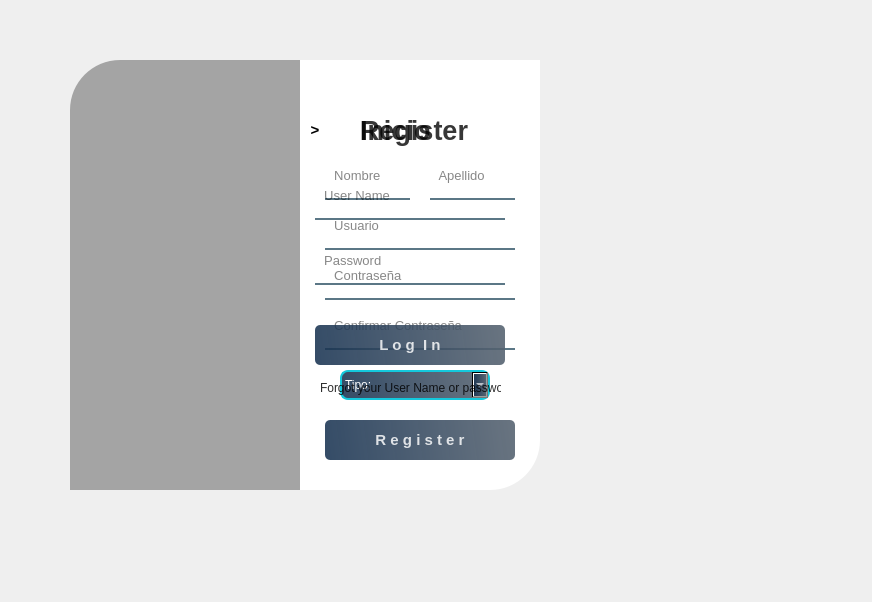
<?xml version="1.0" encoding="UTF-8"?>
<ui version="4.0">
 <class>Form</class>
 <widget class="QWidget" name="Form">
  <property name="geometry">
   <rect>
    <x>0</x>
    <y>0</y>
    <width>872</width>
    <height>602</height>
   </rect>
  </property>
  <property name="windowTitle">
   <string>Form</string>
  </property>
  <widget class="QWidget" name="widget" native="true">
   <property name="geometry">
    <rect>
     <x>30</x>
     <y>30</y>
     <width>550</width>
     <height>500</height>
    </rect>
   </property>
   <property name="styleSheet">
    <string notr="true">QPushButton#pushButton, #pushButton_6, #pushButton_7{
	background-color: qlineargradient(spread:pad, x1:0, y1:0.505682, x2:1, y2:0.477, stop:0 rgba(11, 131, 120, 219), stop:1 rgba(85, 98, 112, 226));
	color:rgba(255, 255, 255, 210);
	border-radius:5px;
}

QPushButton#pushButton:hover, #pushButton_6:hover, #pushButton_7:hover{
	background-color: qlineargradient(spread:pad, x1:0, y1:0.505682, x2:1, y2:0.477, stop:0 rgba(150, 123, 111, 219), stop:1 rgba(85, 81, 84, 226));
}

QPushButton#pushButton:pressed, #pushButton_6:pressed, #pushButton_7:pressed{
	padding-left:5px;
	padding-top:5px;
	background-color:rgba(150, 123, 111, 255);
}

QPushButton#pushButton_2, #pushButton_3, #pushButton_4, #pushButton_5{
	background-color: rgba(0, 0, 0, 0);
	color:rgba(85, 98, 112, 255);
}

QPushButton#pushButton_2:hover, #pushButton_3:hover, #pushButton_4:hover, #pushButton_5:hover{
	color: rgba(131, 96, 53, 255);
}

QPushButton#pushButton_2:pressed, #pushButton_3:pressed, #pushButton_4:pressed, #pushButton_5:pressed{
	padding-left:5px;
	padding-top:5px;
	color:rgba(91, 88, 53, 255);
}

</string>
   </property>
   <widget class="QLabel" name="label">
    <property name="geometry">
     <rect>
      <x>40</x>
      <y>30</y>
      <width>280</width>
      <height>430</height>
     </rect>
    </property>
    <property name="styleSheet">
     <string notr="true">border-image: url(:/images/background.jpg);
border-top-left-radius: 50px;</string>
    </property>
    <property name="text">
     <string/>
    </property>
   </widget>
   <widget class="QLabel" name="label_2">
    <property name="geometry">
     <rect>
      <x>40</x>
      <y>30</y>
      <width>280</width>
      <height>430</height>
     </rect>
    </property>
    <property name="styleSheet">
     <string notr="true">background-color:rgba(0, 0, 0, 80);
border-top-left-radius: 50px;</string>
    </property>
    <property name="text">
     <string/>
    </property>
   </widget>
   <widget class="QLabel" name="label_3">
    <property name="geometry">
     <rect>
      <x>270</x>
      <y>30</y>
      <width>240</width>
      <height>430</height>
     </rect>
    </property>
    <property name="styleSheet">
     <string notr="true">background-color:rgba(255, 255, 255, 255);
border-bottom-right-radius: 50px;</string>
    </property>
    <property name="text">
     <string/>
    </property>
   </widget>
   <widget class="QWidget" name="widget_3" native="true">
    <property name="geometry">
     <rect>
      <x>280</x>
      <y>70</y>
      <width>211</width>
      <height>381</height>
     </rect>
    </property>
    <widget class="QLabel" name="label_9">
     <property name="geometry">
      <rect>
       <x>50</x>
       <y>10</y>
       <width>171</width>
       <height>40</height>
      </rect>
     </property>
     <property name="font">
      <font>
       <pointsize>20</pointsize>
       <weight>75</weight>
       <bold>true</bold>
      </font>
     </property>
     <property name="styleSheet">
      <string notr="true">color:rgba(0, 0, 0, 200);</string>
     </property>
     <property name="text">
      <string>Register</string>
     </property>
    </widget>
    <widget class="QLineEdit" name="lnx_usuario">
     <property name="geometry">
      <rect>
       <x>15</x>
       <y>110</y>
       <width>190</width>
       <height>40</height>
      </rect>
     </property>
     <property name="font">
      <font>
       <pointsize>10</pointsize>
      </font>
     </property>
     <property name="styleSheet">
      <string notr="true">background-color:rgba(0, 0, 0, 0);
border:none;
border-bottom:2px solid rgba(46, 82, 101, 200);
color:rgba(0, 0, 0, 240);
padding-bottom:7px;</string>
     </property>
     <property name="echoMode">
      <enum>QLineEdit::Normal</enum>
     </property>
     <property name="placeholderText">
      <string>  Usuario</string>
     </property>
    </widget>
    <widget class="QLineEdit" name="lnx_1nombre">
     <property name="geometry">
      <rect>
       <x>15</x>
       <y>60</y>
       <width>85</width>
       <height>40</height>
      </rect>
     </property>
     <property name="font">
      <font>
       <pointsize>10</pointsize>
      </font>
     </property>
     <property name="styleSheet">
      <string notr="true">background-color:rgba(0, 0, 0, 0);
border:none;
border-bottom:2px solid rgba(46, 82, 101, 200);
color:rgba(0, 0, 0, 240);
padding-bottom:7px;</string>
     </property>
     <property name="placeholderText">
      <string>  Nombre</string>
     </property>
    </widget>
    <widget class="QPushButton" name="btn_register">
     <property name="geometry">
      <rect>
       <x>15</x>
       <y>320</y>
       <width>190</width>
       <height>40</height>
      </rect>
     </property>
     <property name="font">
      <font>
       <pointsize>11</pointsize>
       <weight>75</weight>
       <bold>true</bold>
      </font>
     </property>
     <property name="styleSheet">
      <string notr="true">QPushButton{
background-color: qlineargradient(spread:pad, x1:0, y1:0.505682, x2:1, y2:0.477, stop:0 rgba(20, 47, 78, 219), stop:1 rgba(85, 98, 112, 226));
    color:rgba(255, 255, 255, 210);
    border-radius:5px;
}

QPushButton:hover{
background-color: qlineargradient(spread:pad, x1:0, y1:0.505682, x2:1, y2:0.477, stop:0 rgba(11, 131, 120, 219), stop:1 rgba(85, 98, 112, 226));
}
</string>
     </property>
     <property name="text">
      <string>R e g i s t e r</string>
     </property>
    </widget>
    <widget class="QLineEdit" name="lnx_2nombre">
     <property name="geometry">
      <rect>
       <x>120</x>
       <y>60</y>
       <width>85</width>
       <height>40</height>
      </rect>
     </property>
     <property name="font">
      <font>
       <pointsize>10</pointsize>
      </font>
     </property>
     <property name="styleSheet">
      <string notr="true">background-color:rgba(0, 0, 0, 0);
border:none;
border-bottom:2px solid rgba(46, 82, 101, 200);
color:rgba(0, 0, 0, 240);
padding-bottom:7px;</string>
     </property>
     <property name="placeholderText">
      <string>  Apellido</string>
     </property>
    </widget>
    <widget class="QLineEdit" name="lnx_password_2">
     <property name="geometry">
      <rect>
       <x>15</x>
       <y>160</y>
       <width>190</width>
       <height>40</height>
      </rect>
     </property>
     <property name="font">
      <font>
       <pointsize>10</pointsize>
      </font>
     </property>
     <property name="styleSheet">
      <string notr="true">background-color:rgba(0, 0, 0, 0);
border:none;
border-bottom:2px solid rgba(46, 82, 101, 200);
color:rgba(0, 0, 0, 240);
padding-bottom:7px;</string>
     </property>
     <property name="echoMode">
      <enum>QLineEdit::Password</enum>
     </property>
     <property name="placeholderText">
      <string>  Contraseña</string>
     </property>
    </widget>
    <widget class="QLineEdit" name="lnx_confirm_password">
     <property name="geometry">
      <rect>
       <x>15</x>
       <y>210</y>
       <width>190</width>
       <height>40</height>
      </rect>
     </property>
     <property name="font">
      <font>
       <pointsize>10</pointsize>
      </font>
     </property>
     <property name="styleSheet">
      <string notr="true">background-color:rgba(0, 0, 0, 0);
border:none;
border-bottom:2px solid rgba(46, 82, 101, 200);
color:rgba(0, 0, 0, 240);
padding-bottom:7px;</string>
     </property>
     <property name="echoMode">
      <enum>QLineEdit::Password</enum>
     </property>
     <property name="placeholderText">
      <string>  Confirmar Contraseña</string>
     </property>
    </widget>
    <widget class="QComboBox" name="cb_min">
     <property name="geometry">
      <rect>
       <x>30</x>
       <y>270</y>
       <width>150</width>
       <height>30</height>
      </rect>
     </property>
     <property name="minimumSize">
      <size>
       <width>150</width>
       <height>30</height>
      </size>
     </property>
     <property name="styleSheet">
      <string notr="true">border: 2px solid #14c8dc;
border-radius: 8px;
color: rgb(255, 255, 255);
background-color:qlineargradient(spread:pad, x1:0, y1:0.505682, x2:1, y2:0.477, stop:0 rgba(20, 47, 78, 219), stop:1 rgba(85, 98, 112, 226));
font: 75 12pt&quot;Times New Roman&quot;;

</string>
     </property>
     <item>
      <property name="text">
       <string>Tipo:</string>
      </property>
     </item>
     <item>
      <property name="text">
       <string>Gerente</string>
      </property>
     </item>
     <item>
      <property name="text">
       <string>Empleado</string>
      </property>
     </item>
    </widget>
   </widget>
   <widget class="QWidget" name="widget_2" native="true">
    <property name="geometry">
     <rect>
      <x>270</x>
      <y>70</y>
      <width>220</width>
      <height>315</height>
     </rect>
    </property>
    <property name="styleSheet">
     <string notr="true">QPushButton{
background-color: qlineargradient(spread:pad, x1:0, y1:0.505682, x2:1, y2:0.477, stop:0 rgba(20, 47, 78, 219), stop:1 rgba(85, 98, 112, 226));
    color:rgba(255, 255, 255, 210);
    border-radius:5px;
}

QPushButton:hover{
background-color: qlineargradient(spread:pad, x1:0, y1:0.505682, x2:1, y2:0.477, stop:0 rgba(11, 131, 120, 219), stop:1 rgba(85, 98, 112, 226));
}
</string>
    </property>
    <widget class="QLabel" name="label_4">
     <property name="geometry">
      <rect>
       <x>60</x>
       <y>10</y>
       <width>141</width>
       <height>41</height>
      </rect>
     </property>
     <property name="font">
      <font>
       <pointsize>20</pointsize>
       <weight>75</weight>
       <bold>true</bold>
      </font>
     </property>
     <property name="styleSheet">
      <string notr="true">color:rgba(0, 0, 0, 200);</string>
     </property>
     <property name="text">
      <string>Inicio</string>
     </property>
    </widget>
    <widget class="QLineEdit" name="lnx_password">
     <property name="geometry">
      <rect>
       <x>15</x>
       <y>145</y>
       <width>190</width>
       <height>40</height>
      </rect>
     </property>
     <property name="font">
      <font>
       <pointsize>10</pointsize>
      </font>
     </property>
     <property name="styleSheet">
      <string notr="true">background-color:rgba(0, 0, 0, 0);
border:none;
border-bottom:2px solid rgba(46, 82, 101, 200);
color:rgba(0, 0, 0, 240);
padding-bottom:7px;</string>
     </property>
     <property name="echoMode">
      <enum>QLineEdit::Password</enum>
     </property>
     <property name="placeholderText">
      <string>  Password</string>
     </property>
    </widget>
    <widget class="QLineEdit" name="lnx_user">
     <property name="geometry">
      <rect>
       <x>15</x>
       <y>80</y>
       <width>190</width>
       <height>40</height>
      </rect>
     </property>
     <property name="font">
      <font>
       <pointsize>10</pointsize>
      </font>
     </property>
     <property name="styleSheet">
      <string notr="true">background-color:rgba(0, 0, 0, 0);
border:none;
border-bottom:2px solid rgba(46, 82, 101, 200);
color:rgba(0, 0, 0, 240);
padding-bottom:7px;</string>
     </property>
     <property name="placeholderText">
      <string>  User Name</string>
     </property>
    </widget>
    <widget class="QPushButton" name="btn_login">
     <property name="geometry">
      <rect>
       <x>15</x>
       <y>225</y>
       <width>190</width>
       <height>40</height>
      </rect>
     </property>
     <property name="font">
      <font>
       <pointsize>11</pointsize>
       <weight>75</weight>
       <bold>true</bold>
      </font>
     </property>
     <property name="styleSheet">
      <string notr="true">QPushButton{
background-color: qlineargradient(spread:pad, x1:0, y1:0.505682, x2:1, y2:0.477, stop:0 rgba(20, 47, 78, 219), stop:1 rgba(85, 98, 112, 226));
    color:rgba(255, 255, 255, 210);
    border-radius:5px;
}

QPushButton:hover{
background-color: qlineargradient(spread:pad, x1:0, y1:0.505682, x2:1, y2:0.477, stop:0 rgba(11, 131, 120, 219), stop:1 rgba(85, 98, 112, 226));
}
</string>
     </property>
     <property name="text">
      <string>L o g  I n</string>
     </property>
    </widget>
    <widget class="QLabel" name="label_5">
     <property name="geometry">
      <rect>
       <x>20</x>
       <y>280</y>
       <width>181</width>
       <height>16</height>
      </rect>
     </property>
     <property name="styleSheet">
      <string notr="true">color:rgba(0, 0, 0, 210);</string>
     </property>
     <property name="text">
      <string>Forgot your User Name or password?</string>
     </property>
    </widget>
   </widget>
   <widget class="QPushButton" name="btn_cambio">
    <property name="geometry">
     <rect>
      <x>270</x>
      <y>80</y>
      <width>30</width>
      <height>40</height>
     </rect>
    </property>
    <property name="font">
     <font>
      <pointsize>11</pointsize>
      <weight>75</weight>
      <bold>true</bold>
     </font>
    </property>
    <property name="styleSheet">
     <string notr="true">border-radius:0px;
border-top-right-radius:15px;
border-bottom-right-radius:15px;</string>
    </property>
    <property name="text">
     <string>&gt;</string>
    </property>
    <property name="checkable">
     <bool>true</bool>
    </property>
   </widget>
  </widget>
 </widget>
 <resources/>
 <connections/>
</ui>
